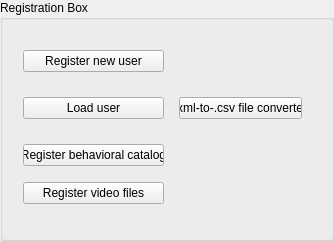
              <widget class="QGroupBox" name="groupBox_2">
               <property name="geometry">
                <rect>
                 <x>20</x>
                 <y>0</y>
                 <width>334</width>
                 <height>241</height>
                </rect>
               </property>
               <property name="title">
                <string>Registration Box</string>
               </property>
               <layout class="QGridLayout" name="gridLayout">
                <item row="0" column="0">
                 <widget class="QWidget" name="widget" native="true">
                  <property name="minimumSize">
                   <size>
                    <width>50</width>
                    <height>0</height>
                   </size>
                  </property>
                  <layout class="QGridLayout" name="gridLayout_2">
                   <item row="0" column="0">
                    <widget class="QPushButton" name="pbTela1No">
                     <property name="text">
                      <string>Register new user</string>
                     </property>
                    </widget>
                   </item>
                   <item row="2" column="0">
                    <widget class="QPushButton" name="pbRegisterCatalog">
                     <property name="text">
                      <string>Register behavioral catalog</string>
                     </property>
                    </widget>
                   </item>
                   <item row="5" column="0">
                    <widget class="QPushButton" name="pbTela2ListaVideo">
                     <property name="text">
                      <string>Register video files</string>
                     </property>
                    </widget>
                   </item>
                   <item row="1" column="0">
                    <widget class="QPushButton" name="pbTela1Yes">
                     <property name="text">
                      <string>Load user</string>
                     </property>
                    </widget>
                   </item>
                   <item row="1" column="1">
                    <widget class="QWidget" name="widget_2" native="true">
                     <layout class="QVBoxLayout" name="verticalLayout_7">
                      <item>
                       <widget class="QPushButton" name="pbConversorXMLCSV">
                        <property name="text">
                         <string>.xml-to-.csv file converter</string>
                        </property>
                       </widget>
                      </item>
                     </layout>
                    </widget>
                   </item>
                  </layout>
                 </widget>
                </item>
               </layout>
              </widget>
